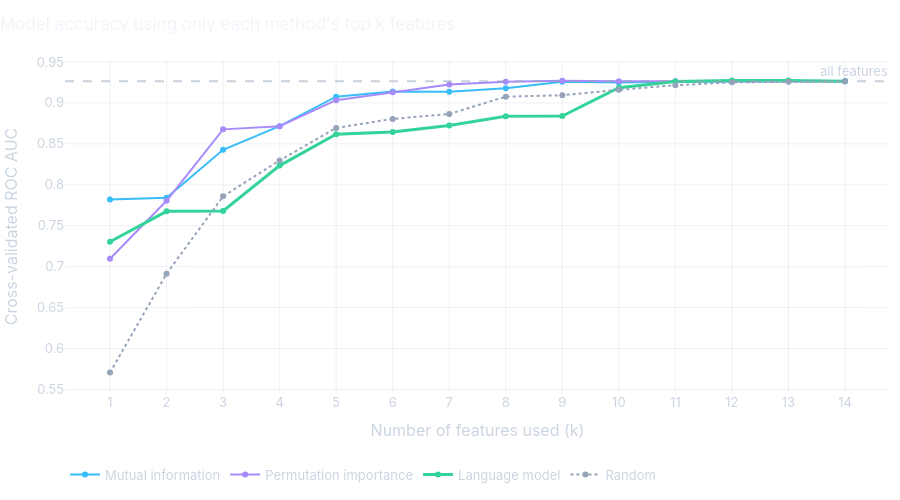

The code cell stored with this chart in its notebook:
### Markdown cell above
A Spearman correlation of 1 would mean two methods order the features identically; 0 would mean no relationship at all. The interesting question is which pair agrees most, and whether the language model, working from descriptions alone, lands closer to the statistics or to the trained model.

## 7. Does it matter? Retraining with the top *k* features

Agreement is nice, but the real test is whether a ranking builds good models. For each method we take its top 1 feature, then its top 2, and so on up to all 14, and measure the cross-validated ROC AUC at each step. A **random** ordering, averaged over five shuffles, shows what no method at all looks like.

A good ranking climbs fast: it reaches near-baseline accuracy with only a handful of features.

### Code cell
cv = StratifiedKFold(n_splits=3, shuffle=True, random_state=RANDOM_STATE)


def auc_with(features):
    return cross_val_score(make_model(), X_train[features], y_train, cv=cv, scoring="roc_auc").mean()


orders = {method: list(rankings[method].sort_values().index) for method in methods}
rng = np.random.default_rng(RANDOM_STATE)
random_orders = [list(rng.permutation(FEATURES)) for _ in range(5)]

ks = range(1, len(FEATURES) + 1)
curves = {method: [auc_with(order[:k]) for k in ks] for method, order in orders.items()}
curves["Random"] = [np.mean([auc_with(order[:k]) for order in random_orders]) for k in ks]

curve_df = pd.DataFrame(curves, index=list(ks))
curve_fig = go.Figure()
for method in curve_df.columns:
    curve_fig.add_trace(go.Scatter(
        x=curve_df.index, y=curve_df[method], mode="lines+markers", name=method,
        line=dict(color=COLORS[method], width=3 if method == "Language model" else 2, dash="dot" if method == "Random" else "solid"),
        hovertemplate=f"{method}<br>top %{{x}} features: AUC %{{y:.3f}}<extra></extra>",
    ))
curve_fig.add_hline(y=curve_df.iloc[-1, 0], line_dash="dash", line_color="rgba(148,163,184,0.5)", annotation_text="all features")
curve_fig.update_layout(
    title="Model accuracy using only each method's top k features",
    xaxis=dict(title="Number of features used (k)", dtick=1),
    yaxis=dict(title="Cross-validated ROC AUC"),
    legend=dict(orientation="h", y=-0.2), height=500,
)
curve_fig.show()
curve_df.round(3).T

### Figure 1 — Plotly figure (JSON) as saved in the notebook; plotly's stock layout.template omitted (floating-point values rounded to 4 significant figures)
{"data": [{"hovertemplate": "Mutual information<br>top %{x} features: AUC %{y:.3f}<extra></extra>", "line": {"color": "#38bdf8", "dash": "solid", "width": 2}, "mode": "lines+markers", "name": "Mutual information", "type": "scatter", "x": [1, 2, 3, 4, 5, 6, 7, 8, 9, 10, 11, 12, 13, 14], "y": [0.782, 0.7842, 0.8428, 0.8717, 0.9076, 0.9139, 0.9138, 0.9178, 0.9258, 0.9249, 0.926, 0.9264, 0.9266, 0.9265]}, {"hovertemplate": "Permutation importance<br>top %{x} features: AUC %{y:.3f}<extra></extra>", "line": {"color": "#a78bfa", "dash": "solid", "width": 2}, "mode": "lines+markers", "name": "Permutation importance", "type": "scatter", "x": [1, 2, 3, 4, 5, 6, 7, 8, 9, 10, 11, 12, 13, 14], "y": [0.7098, 0.7804, 0.8677, 0.8717, 0.9034, 0.913, 0.9224, 0.9259, 0.927, 0.9265, 0.9266, 0.9268, 0.9266, 0.9265]}, {"hovertemplate": "Language model<br>top %{x} features: AUC %{y:.3f}<extra></extra>", "line": {"color": "#34d399", "dash": "solid", "width": 3}, "mode": "lines+markers", "name": "Language model", "type": "scatter", "x": [1, 2, 3, 4, 5, 6, 7, 8, 9, 10, 11, 12, 13, 14], "y": [0.7304, 0.7676, 0.7681, 0.8235, 0.8618, 0.8645, 0.8725, 0.8838, 0.8839, 0.9186, 0.9262, 0.9274, 0.9275, 0.9265]}, {"hovertemplate": "Random<br>top %{x} features: AUC %{y:.3f}<extra></extra>", "line": {"color": "#94a3b8", "dash": "dot", "width": 2}, "mode": "lines+markers", "name": "Random", "type": "scatter", "x": [1, 2, 3, 4, 5, 6, 7, 8, 9, 10, 11, 12, 13, 14], "y": [0.5706, 0.6913, 0.7859, 0.8298, 0.8695, 0.8805, 0.8865, 0.9077, 0.9093, 0.916, 0.9215, 0.9252, 0.9257, 0.9265]}], "layout": {"annotations": [{"showarrow": false, "text": "all features", "x": 1, "xanchor": "right", "xref": "x domain", "y": 0.9265, "yanchor": "bottom", "yref": "y"}], "height": 500, "legend": {"orientation": "h", "y": -0.2}, "shapes": [{"line": {"color": "rgba(148,163,184,0.5)", "dash": "dash"}, "type": "line", "x0": 0, "x1": 1, "xref": "x domain", "y0": 0.9265, "y1": 0.9265, "yref": "y"}], "title": {"text": "Model accuracy using only each method's top k features"}, "xaxis": {"dtick": 1, "title": {"text": "Number of features used (k)"}}, "yaxis": {"title": {"text": "Cross-validated ROC AUC"}}}}
